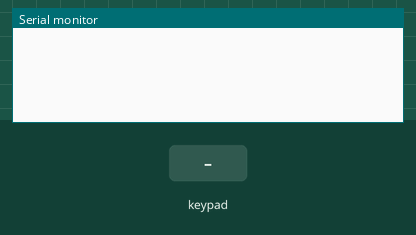
Simulated run of this sketch. Board: Arduino Uno, built with avr-gcc and run on an emulated ATmega328P. Shown: the last lines printed to the serial monitor. The test bench sets the inputs (shaded band).

Above: at 1.2 s.
1.3 s: key '1' pressed
At 2.5 s:
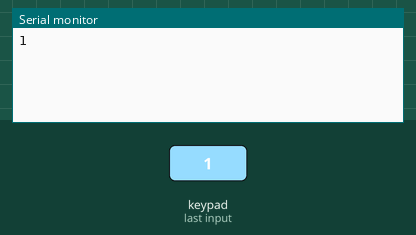
2.8 s: keypad keys 1 3 1 2 1 1 1 0 A pressed 0.4 s apart
At 7.5 s:
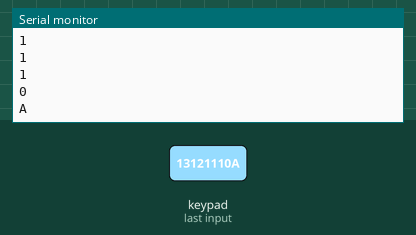
7.9 s: key 'B' pressed
At 8.8 s:
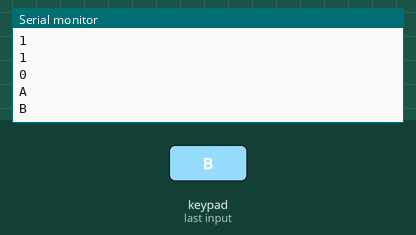
9.4 s: keypad keys 1 3 1 2 1 1 1 0 D pressed 0.4 s apart
At 13.7 s:
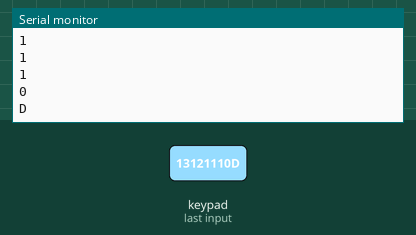
14.5 s: key 'C' pressed
At 15.1 s:
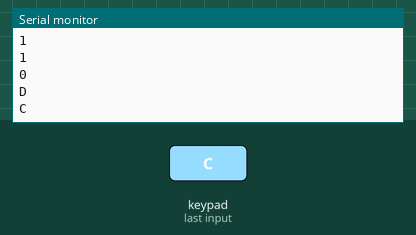
16.0 s: key 'F' pressed
At 16.4 s:
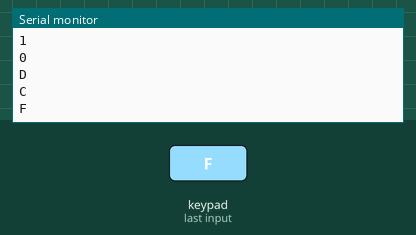
Timing chart, 0 to 18.5 s (numbered marks = the images above; inputs shaded):
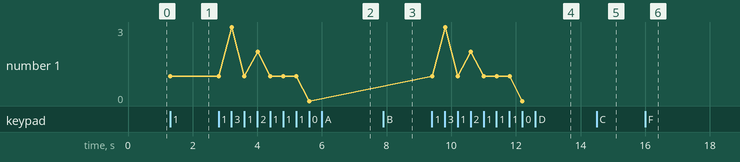

The sketch:

keypad.ino
```cpp
/**
 * @file keypad.ino
 * @brief Basic 4x4 keypad input example.
 *
 * This sketch interfaces with a 4x4 matrix keypad using the Keypad library.
 * It maps the keys to characters and prints the pressed key to the Serial Monitor.
 */

#include <Keypad.h>    // 引用Keypad程式庫

#define KEY_ROWS 4 // 按鍵模組的列數
#define KEY_COLS 4 // 按鍵模組的行數

// 依照行、列排列的按鍵字元（二維陣列）
char keymap[KEY_ROWS][KEY_COLS] = {
  {'1', '2', '3', 'A'},
  {'4', '5', '6', 'B'},
  {'7', '8', '9', 'C'},
  {'0', 'F', 'E', 'D'}
};

byte colPins[KEY_COLS] = {13, 12, 11, 10};     // 按鍵模組，行1~4接腳。
byte rowPins[KEY_ROWS] = {9, 8, 7, 6}; // 按鍵模組，列1~4接腳。

// 初始化Keypad物件
// 語法：Keypad(makeKeymap(按鍵字元的二維陣列), 模組列接腳, 模組行接腳, 模組列數, 模組行數)
Keypad myKeypad = Keypad(makeKeymap(keymap), rowPins, colPins, KEY_ROWS, KEY_COLS);

/**
 * @brief Setup function.
 *
 * Initializes Serial communication.
 */
void setup() {
  Serial.begin(9600);
}

/**
 * @brief Main loop.
 *
 * Scans the keypad for key presses and sends the character to Serial if pressed.
 */
void loop() {
  // 透過Keypad物件的getKey()方法讀取按鍵的字元
  char key = myKeypad.getKey();

  if (key) { // 若有按鍵被按下…
    Serial.println(key);  // 顯示按鍵的字元
  }
}
```

Measured:
- after the input at 1.3 s, the serial monitor: prints a new line at once (image 1)
- after the input at 2.8 s, the serial monitor: prints a new line after 0.41 s (image 2)
- after the input at 7.9 s, the serial monitor: prints a new line at once (image 3)
- after the input at 9.4 s, the serial monitor: prints a new line at once (image 4)
- after the input at 14.5 s, the serial monitor: prints a new line at once (image 5)
- after the input at 16.0 s, the serial monitor: prints a new line at once (image 6)
- plotted number 1: 1 → 0 after the input at 2.8 s
